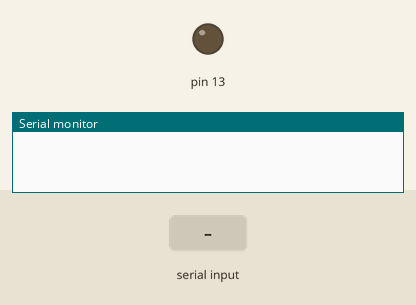
The sketch below on a simulated Arduino Uno, built with avr-gcc and run on an emulated ATmega328P. Parts: output pins drawn as LEDs (lit = HIGH), the last lines printed to the serial monitor. The inputs (shaded band) are chosen by the test bench.

Above: at 1.2 s.
1.3 s: "1" received over Serial
At 2.0 s:
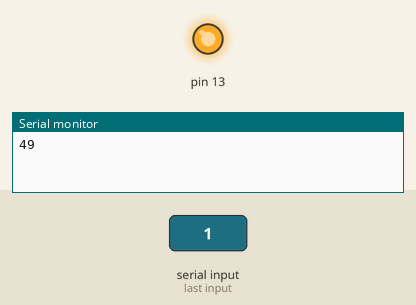
2.8 s: "0" received over Serial
At 3.7 s:
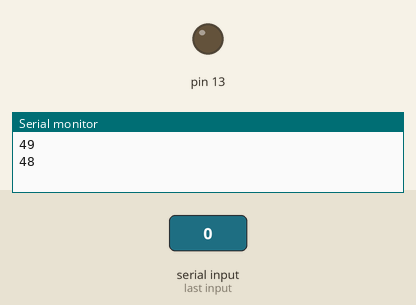
Timing chart, 0 to 5.8 s (numbered marks = the images above; inputs shaded):
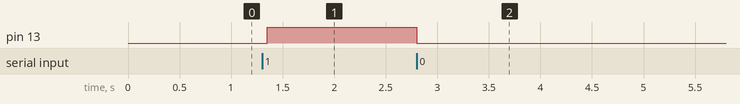

The sketch:

HC-05.ino
```cpp
/**********************************************************************************
 *  TITLE: Blootooth controlling a LED
 *  Click on the following links to learn more.
 *  YouTube Video: https://www.youtube.com/channel/UCscQZ6FyFrx3dKgsPSPOVGQ
 *  by IoT withme
 *  Github link :
 *  https://github.com/IoTWM
 **********************************************************************************/

void setup()
{
 Serial.begin(9600);
 pinMode(13, OUTPUT);
 }

void loop() {
  if(Serial.available()>0)
   {
      int data= Serial.read();
      switch(data)
      {
        case '1': digitalWrite(13, HIGH);break;
        case '0': digitalWrite(13, LOW);break;
        default : break;
      }
      Serial.println(data);
   }
   delay(50);
}
```

Measured:
- after the input at 1.3 s, pin 13: LOW → HIGH after 0.05 s
- after the input at 2.8 s, pin 13: HIGH → LOW at once
